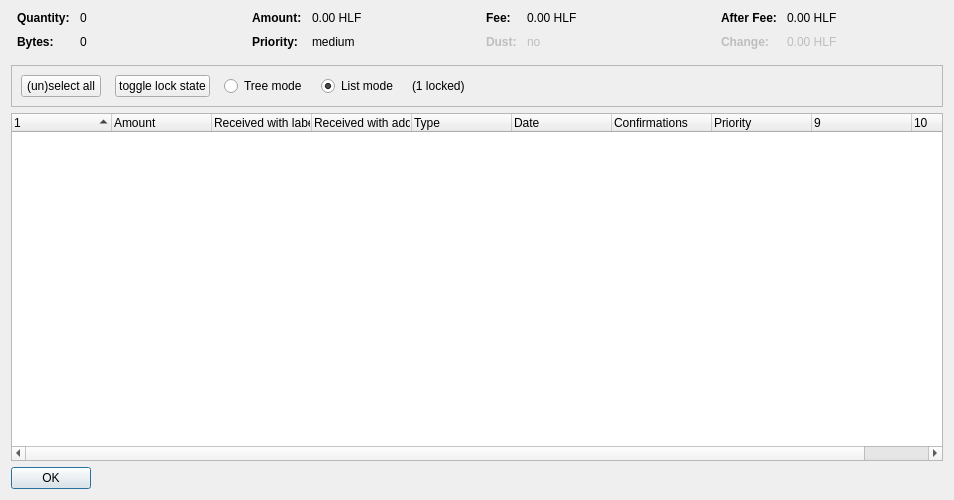
<?xml version="1.0" encoding="UTF-8"?>
<ui version="4.0">
 <class>CoinControlDialog</class>
 <widget class="QDialog" name="CoinControlDialog">
  <property name="geometry">
   <rect>
    <x>0</x>
    <y>0</y>
    <width>954</width>
    <height>500</height>
   </rect>
  </property>
  <property name="windowTitle">
   <string>Coin Selection</string>
  </property>
  <layout class="QVBoxLayout" name="verticalLayout">
   <item>
    <layout class="QHBoxLayout" name="horizontalLayoutTop" stretch="0,0,0,0">
     <property name="topMargin">
      <number>0</number>
     </property>
     <property name="bottomMargin">
      <number>10</number>
     </property>
     <item>
      <layout class="QFormLayout" name="formLayoutCoinControl1">
       <property name="horizontalSpacing">
        <number>10</number>
       </property>
       <property name="verticalSpacing">
        <number>10</number>
       </property>
       <property name="leftMargin">
        <number>6</number>
       </property>
       <property name="rightMargin">
        <number>6</number>
       </property>
       <item row="0" column="0">
        <widget class="QLabel" name="labelCoinControlQuantityText">
         <property name="font">
          <font>
           <weight>75</weight>
           <bold>true</bold>
          </font>
         </property>
         <property name="text">
          <string>Quantity:</string>
         </property>
        </widget>
       </item>
       <item row="0" column="1">
        <widget class="QLabel" name="labelCoinControlQuantity">
         <property name="cursor">
          <cursorShape>IBeamCursor</cursorShape>
         </property>
         <property name="contextMenuPolicy">
          <enum>Qt::ActionsContextMenu</enum>
         </property>
         <property name="text">
          <string notr="true">0</string>
         </property>
         <property name="textInteractionFlags">
          <set>Qt::LinksAccessibleByMouse|Qt::TextSelectableByKeyboard|Qt::TextSelectableByMouse</set>
         </property>
        </widget>
       </item>
       <item row="1" column="0">
        <widget class="QLabel" name="labelCoinControlBytesText">
         <property name="font">
          <font>
           <weight>75</weight>
           <bold>true</bold>
          </font>
         </property>
         <property name="text">
          <string>Bytes:</string>
         </property>
        </widget>
       </item>
       <item row="1" column="1">
        <widget class="QLabel" name="labelCoinControlBytes">
         <property name="cursor">
          <cursorShape>IBeamCursor</cursorShape>
         </property>
         <property name="contextMenuPolicy">
          <enum>Qt::ActionsContextMenu</enum>
         </property>
         <property name="text">
          <string notr="true">0</string>
         </property>
         <property name="textInteractionFlags">
          <set>Qt::LinksAccessibleByMouse|Qt::TextSelectableByKeyboard|Qt::TextSelectableByMouse</set>
         </property>
        </widget>
       </item>
      </layout>
     </item>
     <item>
      <layout class="QFormLayout" name="formLayoutCoinControl2">
       <property name="horizontalSpacing">
        <number>10</number>
       </property>
       <property name="verticalSpacing">
        <number>10</number>
       </property>
       <property name="leftMargin">
        <number>6</number>
       </property>
       <property name="rightMargin">
        <number>6</number>
       </property>
       <item row="0" column="0">
        <widget class="QLabel" name="labelCoinControlAmountText">
         <property name="font">
          <font>
           <weight>75</weight>
           <bold>true</bold>
          </font>
         </property>
         <property name="text">
          <string>Amount:</string>
         </property>
        </widget>
       </item>
       <item row="0" column="1">
        <widget class="QLabel" name="labelCoinControlAmount">
         <property name="cursor">
          <cursorShape>IBeamCursor</cursorShape>
         </property>
         <property name="contextMenuPolicy">
          <enum>Qt::ActionsContextMenu</enum>
         </property>
         <property name="text">
          <string notr="true">0.00 HLF</string>
         </property>
         <property name="textInteractionFlags">
          <set>Qt::LinksAccessibleByMouse|Qt::TextSelectableByKeyboard|Qt::TextSelectableByMouse</set>
         </property>
        </widget>
       </item>
       <item row="1" column="0">
        <widget class="QLabel" name="labelCoinControlPriorityText">
         <property name="font">
          <font>
           <weight>75</weight>
           <bold>true</bold>
          </font>
         </property>
         <property name="text">
          <string>Priority:</string>
         </property>
        </widget>
       </item>
       <item row="1" column="1">
        <widget class="QLabel" name="labelCoinControlPriority">
         <property name="cursor">
          <cursorShape>IBeamCursor</cursorShape>
         </property>
         <property name="contextMenuPolicy">
          <enum>Qt::ActionsContextMenu</enum>
         </property>
         <property name="text">
          <string>medium</string>
         </property>
         <property name="textInteractionFlags">
          <set>Qt::LinksAccessibleByMouse|Qt::TextSelectableByKeyboard|Qt::TextSelectableByMouse</set>
         </property>
        </widget>
       </item>
      </layout>
     </item>
     <item>
      <layout class="QFormLayout" name="formLayoutCoinControl3">
       <property name="horizontalSpacing">
        <number>10</number>
       </property>
       <property name="verticalSpacing">
        <number>10</number>
       </property>
       <property name="leftMargin">
        <number>6</number>
       </property>
       <property name="rightMargin">
        <number>6</number>
       </property>
       <item row="0" column="0">
        <widget class="QLabel" name="labelCoinControlFeeText">
         <property name="font">
          <font>
           <weight>75</weight>
           <bold>true</bold>
          </font>
         </property>
         <property name="text">
          <string>Fee:</string>
         </property>
        </widget>
       </item>
       <item row="0" column="1">
        <widget class="QLabel" name="labelCoinControlFee">
         <property name="cursor">
          <cursorShape>IBeamCursor</cursorShape>
         </property>
         <property name="contextMenuPolicy">
          <enum>Qt::ActionsContextMenu</enum>
         </property>
         <property name="text">
          <string notr="true">0.00 HLF</string>
         </property>
         <property name="textInteractionFlags">
          <set>Qt::LinksAccessibleByMouse|Qt::TextSelectableByKeyboard|Qt::TextSelectableByMouse</set>
         </property>
        </widget>
       </item>
       <item row="1" column="0">
        <widget class="QLabel" name="labelCoinControlLowOutputText">
         <property name="enabled">
          <bool>false</bool>
         </property>
         <property name="font">
          <font>
           <weight>75</weight>
           <bold>true</bold>
          </font>
         </property>
         <property name="text">
          <string>Dust:</string>
         </property>
        </widget>
       </item>
       <item row="1" column="1">
        <widget class="QLabel" name="labelCoinControlLowOutput">
         <property name="enabled">
          <bool>false</bool>
         </property>
         <property name="cursor">
          <cursorShape>IBeamCursor</cursorShape>
         </property>
         <property name="contextMenuPolicy">
          <enum>Qt::ActionsContextMenu</enum>
         </property>
         <property name="text">
          <string>no</string>
         </property>
         <property name="textInteractionFlags">
          <set>Qt::LinksAccessibleByMouse|Qt::TextSelectableByKeyboard|Qt::TextSelectableByMouse</set>
         </property>
        </widget>
       </item>
      </layout>
     </item>
     <item>
      <layout class="QFormLayout" name="formLayoutCoinControl4">
       <property name="horizontalSpacing">
        <number>10</number>
       </property>
       <property name="verticalSpacing">
        <number>10</number>
       </property>
       <property name="leftMargin">
        <number>6</number>
       </property>
       <property name="rightMargin">
        <number>6</number>
       </property>
       <item row="0" column="0">
        <widget class="QLabel" name="labelCoinControlAfterFeeText">
         <property name="font">
          <font>
           <weight>75</weight>
           <bold>true</bold>
          </font>
         </property>
         <property name="text">
          <string>After Fee:</string>
         </property>
        </widget>
       </item>
       <item row="0" column="1">
        <widget class="QLabel" name="labelCoinControlAfterFee">
         <property name="cursor">
          <cursorShape>IBeamCursor</cursorShape>
         </property>
         <property name="contextMenuPolicy">
          <enum>Qt::ActionsContextMenu</enum>
         </property>
         <property name="text">
          <string notr="true">0.00 HLF</string>
         </property>
         <property name="textInteractionFlags">
          <set>Qt::LinksAccessibleByMouse|Qt::TextSelectableByKeyboard|Qt::TextSelectableByMouse</set>
         </property>
        </widget>
       </item>
       <item row="1" column="0">
        <widget class="QLabel" name="labelCoinControlChangeText">
         <property name="enabled">
          <bool>false</bool>
         </property>
         <property name="font">
          <font>
           <weight>75</weight>
           <bold>true</bold>
          </font>
         </property>
         <property name="text">
          <string>Change:</string>
         </property>
        </widget>
       </item>
       <item row="1" column="1">
        <widget class="QLabel" name="labelCoinControlChange">
         <property name="enabled">
          <bool>false</bool>
         </property>
         <property name="cursor">
          <cursorShape>IBeamCursor</cursorShape>
         </property>
         <property name="contextMenuPolicy">
          <enum>Qt::ActionsContextMenu</enum>
         </property>
         <property name="text">
          <string notr="true">0.00 HLF</string>
         </property>
         <property name="textInteractionFlags">
          <set>Qt::LinksAccessibleByMouse|Qt::TextSelectableByKeyboard|Qt::TextSelectableByMouse</set>
         </property>
        </widget>
       </item>
      </layout>
     </item>
    </layout>
   </item>
   <item>
    <widget class="QFrame" name="frame">
     <property name="minimumSize">
      <size>
       <width>0</width>
       <height>40</height>
      </size>
     </property>
     <property name="frameShape">
      <enum>QFrame::StyledPanel</enum>
     </property>
     <property name="frameShadow">
      <enum>QFrame::Sunken</enum>
     </property>
     <layout class="QHBoxLayout" name="horizontalLayout">
      <item>
       <layout class="QHBoxLayout" name="horizontalLayoutPanel" stretch="0,0,0,0,0,0">
        <property name="spacing">
         <number>14</number>
        </property>
        <item>
         <widget class="QPushButton" name="pushButtonSelectAll">
          <property name="sizePolicy">
           <sizepolicy hsizetype="Maximum" vsizetype="Fixed">
            <horstretch>0</horstretch>
            <verstretch>0</verstretch>
           </sizepolicy>
          </property>
          <property name="text">
           <string>(un)select all</string>
          </property>
          <property name="autoDefault">
           <bool>false</bool>
          </property>
         </widget>
        </item>
        <item>
         <widget class="QPushButton" name="pushButtonToggleLock">
          <property name="sizePolicy">
           <sizepolicy hsizetype="Maximum" vsizetype="Fixed">
            <horstretch>0</horstretch>
            <verstretch>0</verstretch>
           </sizepolicy>
          </property>
          <property name="text">
           <string>toggle lock state</string>
          </property>
          <property name="autoDefault">
           <bool>false</bool>
          </property>
         </widget>
        </item>
        <item>
         <widget class="QRadioButton" name="radioTreeMode">
          <property name="sizePolicy">
           <sizepolicy hsizetype="Maximum" vsizetype="Fixed">
            <horstretch>0</horstretch>
            <verstretch>0</verstretch>
           </sizepolicy>
          </property>
          <property name="text">
           <string>Tree mode</string>
          </property>
         </widget>
        </item>
        <item>
         <widget class="QRadioButton" name="radioListMode">
          <property name="sizePolicy">
           <sizepolicy hsizetype="Maximum" vsizetype="Fixed">
            <horstretch>0</horstretch>
            <verstretch>0</verstretch>
           </sizepolicy>
          </property>
          <property name="text">
           <string>List mode</string>
          </property>
          <property name="checked">
           <bool>true</bool>
          </property>
         </widget>
        </item>
        <item>
         <widget class="QLabel" name="labelLocked">
          <property name="text">
           <string>(1 locked)</string>
          </property>
         </widget>
        </item>
        <item>
         <spacer name="horizontalSpacer">
          <property name="orientation">
           <enum>Qt::Horizontal</enum>
          </property>
          <property name="sizeHint" stdset="0">
           <size>
            <width>40</width>
            <height>20</height>
           </size>
          </property>
         </spacer>
        </item>
       </layout>
      </item>
     </layout>
    </widget>
   </item>
   <item>
    <widget class="CoinControlTreeWidget" name="treeWidget">
     <property name="contextMenuPolicy">
      <enum>Qt::CustomContextMenu</enum>
     </property>
     <property name="sortingEnabled">
      <bool>false</bool>
     </property>
     <property name="columnCount">
      <number>10</number>
     </property>
     <attribute name="headerShowSortIndicator" stdset="0">
      <bool>true</bool>
     </attribute>
     <attribute name="headerStretchLastSection">
      <bool>false</bool>
     </attribute>
     <column>
      <property name="text">
       <string/>
      </property>
     </column>
     <column>
      <property name="text">
       <string>Amount</string>
      </property>
     </column>
     <column>
      <property name="text">
       <string>Received with label</string>
      </property>
     </column>
     <column>
      <property name="text">
       <string>Received with address</string>
      </property>
     </column>
     <column>
      <property name="text">
       <string>Type</string>
      </property>
     </column>
     <column>
      <property name="text">
       <string>Date</string>
      </property>
     </column>
     <column>
      <property name="text">
       <string>Confirmations</string>
      </property>
      <property name="toolTip">
       <string>Confirmed</string>
      </property>
     </column>
     <column>
      <property name="text">
       <string>Priority</string>
      </property>
     </column>
     <column>
      <property name="text">
       <string/>
      </property>
     </column>
     <column>
      <property name="text">
       <string/>
      </property>
     </column>
    </widget>
   </item>
   <item>
    <widget class="QDialogButtonBox" name="buttonBox">
     <property name="sizePolicy">
      <sizepolicy hsizetype="Maximum" vsizetype="Fixed">
       <horstretch>0</horstretch>
       <verstretch>0</verstretch>
      </sizepolicy>
     </property>
     <property name="orientation">
      <enum>Qt::Horizontal</enum>
     </property>
     <property name="standardButtons">
      <set>QDialogButtonBox::Ok</set>
     </property>
    </widget>
   </item>
  </layout>
 </widget>
 <customwidgets>
  <customwidget>
   <class>CoinControlTreeWidget</class>
   <extends>QTreeWidget</extends>
   <header>coincontroltreewidget.h</header>
  </customwidget>
 </customwidgets>
 <resources/>
 <connections/>
</ui>
